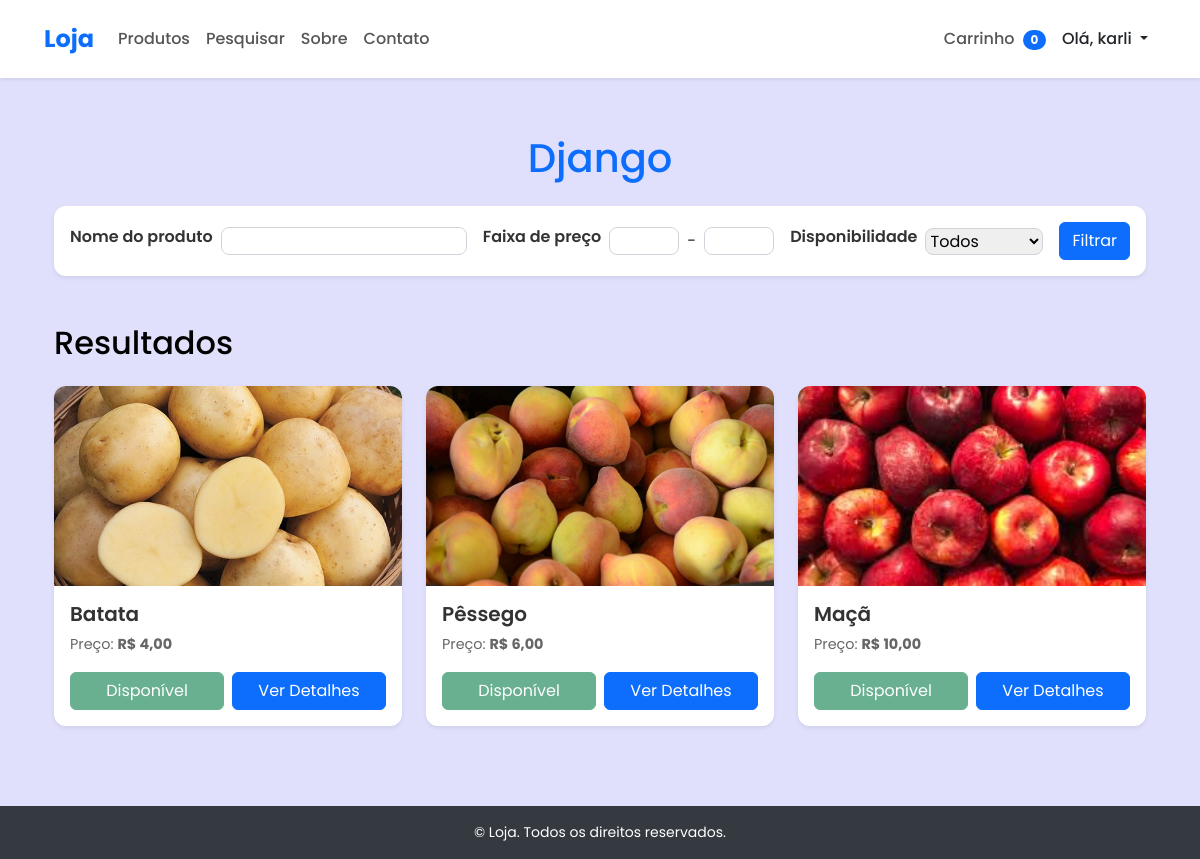
The page /filtrados/ (signed in) on the database its author committed.
### loja/models.py (models this page shows, shortened)
class Produto(models.Model):
    nome = models.CharField(max_length=100)
    preco = models.DecimalField(max_digits=10, decimal_places=2)
    disponivel = models.BooleanField(default=True)
    imagem = models.ImageField(upload_to='produtos/', blank=True, null=True)
    quantidade = models.IntegerField(default=1)

### loja/views.py (the view)
# urls.py: path('filtrados/', lista_produtos_filtrados, name='produtos_filtrados'),
def lista_produtos_filtrados(request):
    f = ProdutoFilter(request.GET, queryset=Produto.objects.all())
    return render(request, 'lista_produtos_filtrados.html', {'filter':f})

### carrinho/carrinho.py (called while the page is built)
    def __len__(self):
        return sum(item['quantidade'] for item in self.carrinho.values())

### carrinho/context_processor.py (called while the page is built)
def carrinho(request):
    return {'carrinho': Carrinho(request)}

### templates/lista_produtos_filtrados.html
{% extends "base.html" %}
{% block content %}
<div class="container py-4">
    <h1 class="text-center mb-4 text-primary">Django</h1>
    <div class="card shadow-sm mb-5">
        <div class="card-body">
            <form method="get" class="d-flex flex-wrap align-items-center gap-3">
                <div style="flex: 1 1 250px;">
                  <label class="form-label">Nome do produto</label>
                  {{ filter.form.nome }}
                </div>
                <div style="flex: 0 0 130px;">
                  <label class="form-label">Faixa de preço</label>
                  {{ filter.form.preco }}
                </div>
                <div style="flex: 0 0 130px;">
                  <label class="form-label">Disponibilidade</label>
                  {{ filter.form.disponivel }}
                </div>
                <div style="flex: 0 0 auto; display: flex; align-items: center;">
                  <button type="submit" class="btn btn-primary">Filtrar</button>
                </div>
              </form>
        </div>
    </div>
    <h2 class="mb-4">Resultados</h2>
    {% if filter.qs %}
    <div class="row g-4">
        {% for produto in filter.qs %}
        <div class="col-12 col-md-6 col-lg-4">
            {% include 'partials/_card_produto.html' %}
        </div>
        {% endfor %}
    </div>
    {% else %}
    <div class="alert alert-info mt-3">
        Nenhum produto encontrado com os filtros aplicados.
    </div>
    {% endif %}
</div>
{% endblock %}

### templates/base.html (shortened to what this page needs)
{% load static %}
<!DOCTYPE html>
<html lang="pt-br">
<head>
    <link href="https://cdn.jsdelivr.net/npm/bootstrap@5.3.0/dist/css/bootstrap.min.css" rel="stylesheet" />
    <link href="https://cdnjs.cloudflare.com/ajax/libs/font-awesome/6.5.0/css/all.min.css" rel="stylesheet">
    <link rel="stylesheet" href="{% static 'css/estilos_base.css' %}" />
</head>
<body>
    <nav class="navbar navbar-expand-lg navbar-light bg-white shadow-sm">
        <div class="container">
            <a class="navbar-brand fw-bold text-primary" href="{% url 'lista_produtos' %}">Loja</a>
            <div class="collapse navbar-collapse" id="navbarMenu">
                <ul class="navbar-nav me-auto mb-2 mb-lg-0">
                    <li class="nav-item"><a class="nav-link" href="{% url 'lista_produtos' %}">Produtos</a></li>
                    <li class="nav-item"><a class="nav-link" href="{% url 'produtos_filtrados' %}">Pesquisar</a></li>
                    <li class="nav-item"><a class="nav-link" href="{% url 'sobre' %}">Sobre</a></li>
                    <li class="nav-item"><a class="nav-link" href="{% url 'contato' %}">Contato</a></li>
                </ul>
                <ul class="navbar-nav ms-auto mb-2 mb-lg-0 align-items-center">
                    {% if user.is_authenticated %}
                        <li class="nav-item">
                            <a class="nav-link position-relative" href="{% url 'ver_carrinho' %}">
                                Carrinho
                                <span class="badge bg-primary rounded-pill ms-1">{{ carrinho|length }}</span>
                            </a>
                        </li>
                        <li class="nav-item dropdown">
                            <a class="nav-link dropdown-toggle text-dark" href="#" role="button" id="userDropdown"
                               data-bs-toggle="dropdown" aria-expanded="false">
                                Olá, {{ user.first_name|default:user.username }}
                            </a>
                        </li>
                    {% else %}
                        <li class="nav-item"><a class="nav-link" href="{% url 'login' %}">Login</a></li>
                        <li class="nav-item"><a class="nav-link" href="{% url 'registrar' %}">Registrar</a></li>
                    {% endif %}
                </ul>
            </div>
        </div>
    </nav>
    <main class="container">
        {% block content %}
        {% endblock %}
    </main>
    <footer class="py-3 text-center">
        <div class="container">
            <p class="mb-0">&copy; {{ now|date:"Y" }} Loja. Todos os direitos reservados.</p>
        </div>
    </footer>
</body>
</html>

### templates/partials/_card_produto.html
<div class="card shadow-sm mb-4">
    {% if produto.imagem %}
        <img src="{{ produto.imagem.url }}" class="card-img-top" alt="{{ produto.nome }}" style="height: 200px; object-fit: cover;">
    {% else %}
        <img src="https://via.placeholder.com/300x200.png?text=Sem+Imagem" class="card-img-top" alt="Sem Imagem" style="height: 200px; object-fit: cover;">
    {% endif %}
    <div class="card-body d-flex flex-column">
        <h5 class="card-title">{{ produto.nome }}</h5>
        <p class="card-text">Preço: <strong>R$ {{ produto.preco }}</strong></p>
        <div class="d-flex gap-2 mt-auto">
            <span class="btn {% if produto.disponivel and produto.quantidade > 0 %} btn-success {% else %} btn-outline-danger {% endif %} w-100 disabled">
                {% if produto.disponivel and produto.quantidade > 0 %}
                    Disponível
                {% else %}
                    Indisponível
                {% endif %}
            </span>
            <a href="{% url 'produto_detail' produto.pk %}" class="btn btn-primary w-100">
                Ver Detalhes
            </a>
        </div>
    </div>
</div>

### static/css/estilos_base.css (style rules this page uses)
body { background-color: rgba(214, 214, 252, 0.737); color: #000; display: flex; flex-direction: column; min-height: 100vh; }
html, body { height: 100%; font-family: "Poppins", sans-serif; margin: 0; }
.card { border: none; border-radius: 12px; overflow: hidden; transition: transform 0.3s ease, box-shadow 0.3s ease; }
.card-img-top { height: 220px; object-fit: cover; }
.card-title { font-weight: 600; color: #333; }
.card-text { font-size: 0.9rem; color: #666; }
form select, form input, form .form-control { border-radius: 8px; border: 1px solid #ced4da; }
form label { color: #333; }
form.d-flex > div { display: flex; flex-direction: row; align-items: center; gap: 0.5rem; }
form.d-flex > div > label { min-width: 100px; white-space: nowrap; font-weight: 600; }
form.d-flex > div > *:not(label) { flex: 1 1 auto; }
#id_nome { width: 15px !important; }
#id_preco_0, #id_preco_1 { width: 70px; }
main { flex: 1 0 auto; padding-top: 2rem; padding-bottom: 2rem; }
footer { flex-shrink: 0; background-color: #343a40; color: white; padding: 1rem 0; }
.navbar { padding: 1rem 2rem; background-color: #ffffff; }
.navbar .navbar-brand { font-weight: bold; color: #007bff; font-size: 1.5rem; }
.navbar-nav .nav-link { color: #555; transition: color 0.3s ease; }
.navbar-nav .nav-item a { font-weight: 500; }
.container { max-width: 1140px; }
footer p { font-size: 0.875rem; }

### rows shown on the page
Produto: imagem (picture), nome "Batata", preco "4,00", disponivel "Disponível"
Produto: imagem (picture), nome "Pêssego", preco "6,00", disponivel "Disponível"
Produto: imagem (picture), nome "Maçã", preco "10,00", disponivel "Disponível"

### other values the page prints
{{ carrinho|length }} "0"
{{ user.first_name|default:user.username }} "karli"
